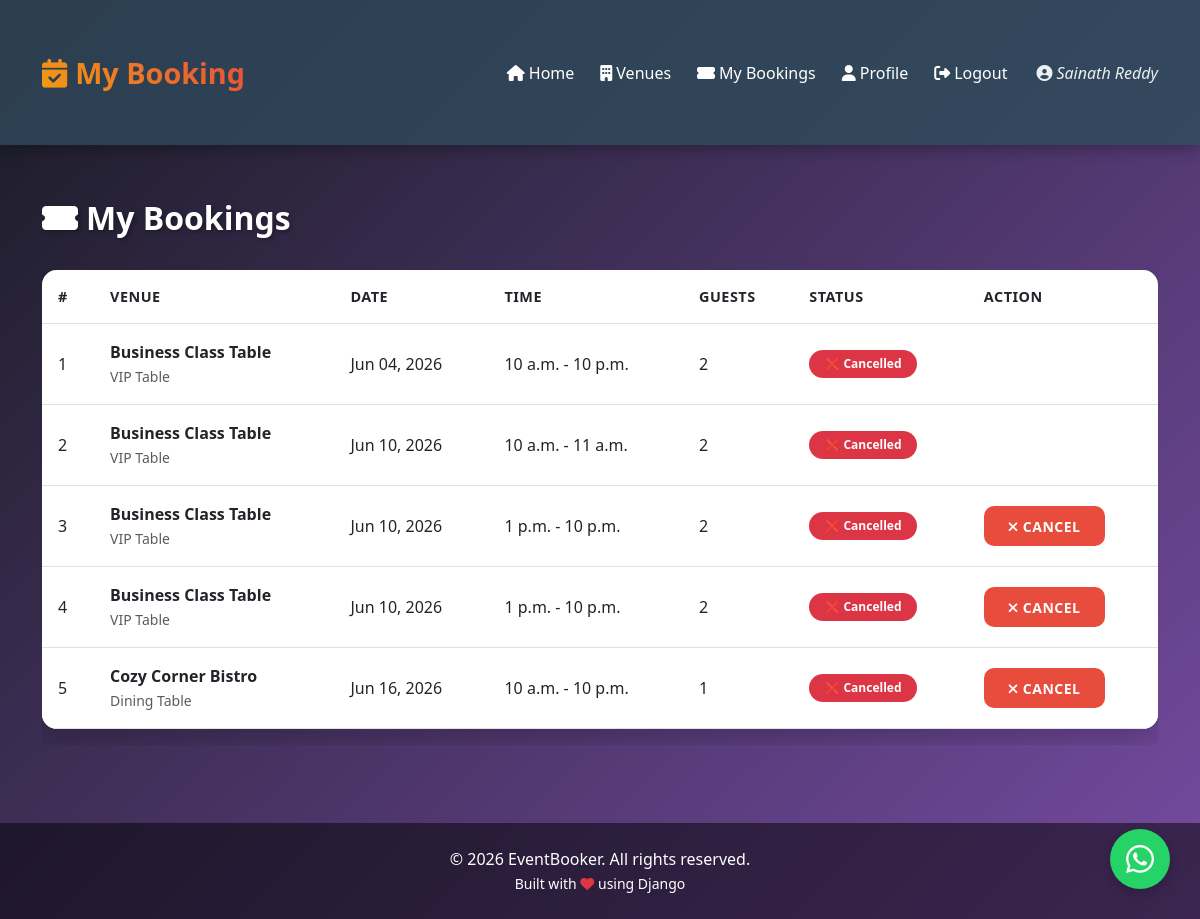
Screenshot of /my-bookings/ (signed in) with the database file from the repository.
### users/models.py (models this page shows, shortened)
class User(AbstractBaseUser, PermissionsMixin):
    email = models.EmailField(unique=True)
    name = models.CharField(max_length=100)
    phone = models.CharField(max_length=15, blank=True)
    is_active = models.BooleanField(default=True)
    is_staff = models.BooleanField(default=False)
    objects = CustomUserManager()
    USERNAME_FIELD = 'email'
    REQUIRED_FIELDS = ['name']

### bookings/models.py (models this page shows, shortened)
class Booking(models.Model):
    STATUS_CHOICES = [
        ('pending', 'Pending'),
        ('payment_pending', 'Payment Pending'),  # NEW STATUS
        ('paid', 'Paid'),                          # NEW STATUS
        ('confirmed', 'Confirmed'),
        ('cancelled', 'Cancelled'),
    ]
    PAYMENT_METHODS = [
        ('upi', 'UPI'),
        ('card', 'Credit/Debit Card'),
        ('netbanking', 'Net Banking'),
        ('cash', 'Cash on Delivery'),
    ]
    user = models.ForeignKey(settings.AUTH_USER_MODEL, on_delete=models.CASCADE, related_name='bookings')
    venue = models.ForeignKey(Venue, on_delete=models.CASCADE, related_name='bookings')
    event_date = models.DateField()
    start_time = models.TimeField()
    end_time = models.TimeField()
    guests = models.PositiveIntegerField()
    special_requests = models.TextField(blank=True)
    status = models.CharField(max_length=20, choices=STATUS_CHOICES, default='pending')
    payment_method = models.CharField(max_length=20, choices=PAYMENT_METHODS, blank=True, null=True)
    payment_amount = models.DecimalField(max_digits=10, decimal_places=2, default=0.00)
    payment_status = models.CharField(max_length=20, default='pending')  # pending, completed
    payment_date = models.DateTimeField(blank=True, null=True)
    transaction_id = models.CharField(max_length=100, blank=True, null=True)
    created_at = models.DateTimeField(auto_now_add=True)
    updated_at = models.DateTimeField(auto_now=True)
    class Meta:
        ordering = ['-created_at']

class Venue(models.Model):
    VENUE_TYPES = [
        ('wedding_hall', 'Wedding Hall'),
        ('fest', 'Fest'),
        ('dining_table', 'Dining Table'),
        ('vip_table', 'VIP Table'),
        ('conference_room', 'Conference Room'),
    ]
    name = models.CharField(max_length=100)
    venue_type = models.CharField(max_length=20, choices=VENUE_TYPES)
    capacity = models.PositiveIntegerField(help_text="Maximum number of guests")
    location = models.CharField(max_length=200)
    description = models.TextField(blank=True)
    price_per_hour = models.DecimalField(max_digits=8, decimal_places=2)
    image = models.ImageField(upload_to='venues/', blank=True, null=True)
    is_available = models.BooleanField(default=True)
    created_at = models.DateTimeField(auto_now_add=True)

### bookings/views.py (the view)
# urls.py: path('my-bookings/', views.my_bookings, name='my_bookings'),
@login_required(login_url='login')
def my_bookings(request):
    bookings = Booking.objects.filter(user=request.user).order_by('-created_at')
    return render(request, 'bookings/my_bookings.html', {'bookings': bookings})

### templates/bookings/my_bookings.html (shortened to what this page needs)
{% extends 'base.html' %}
{% block content %}
<h2><i class="fas fa-ticket-alt me-2"></i>My Bookings</h2>
{% if bookings %}
<div class="table-responsive">
    <table class="table table-hover">
        <thead>
            <tr>
                <th>#</th>
                <th>Venue</th>
                <th>Date</th>
                <th>Time</th>
                <th>Guests</th>
                <th>Status</th>
                <th>Action</th>
            </tr>
        </thead>
        <tbody>
            {% for booking in bookings %}
            <tr>
                <td>{{ forloop.counter }}</td>
                <td>
                    <strong>{{ booking.venue.name }}</strong>
                    <br>
                    <small class="text-muted">{{ booking.venue.get_venue_type_display }}</small>
                </td>
                <td>{{ booking.event_date|date:"M d, Y" }}</td>
                <td>{{ booking.start_time }} - {{ booking.end_time }}</td>
                <td>{{ booking.guests }}</td>
                <td>
                    {% if booking.status == 'confirmed' %}
                        <span class="badge bg-success">✅ Confirmed</span>
                    {% elif booking.status == 'pending' %}
                        <span class="badge bg-warning text-dark">⏳ Pending</span>
                    {% else %}
                        <span class="badge bg-danger">❌ Cancelled</span>
                    {% endif %}
                </td>
                <td>
                    {% if booking.status != 'cancelled' %}
                        <a href="{% url 'cancel_booking' booking.pk %}"
                           class="btn btn-sm btn-danger cancel-booking">
                            <i class="fas fa-times me-1"></i>Cancel
                        </a>
                    {% endif %}
                </td>
            </tr>
            {% endfor %}
        </tbody>
    </table>
</div>
{% else %}
<div class="alert alert-info text-center">
    <i class="fas fa-info-circle me-2"></i>
    You haven't made any bookings yet.
    <a href="{% url 'home' %}" class="fw-bold">Browse Venues</a>
</div>
{% endif %}
{% endblock %}

### templates/base.html (shortened to what this page needs)
<!DOCTYPE html>
<html lang="en">
<head>
    <link href="https://cdn.jsdelivr.net/npm/bootstrap@5.3.0/dist/css/bootstrap.min.css" rel="stylesheet">
    <link rel="stylesheet" href="https://cdnjs.cloudflare.com/ajax/libs/font-awesome/6.4.0/css/all.min.css">
    {% load static %}
    <link rel="stylesheet" href="{% static 'css/style.css' %}">
</head>
<body>
    <nav class="navbar navbar-expand-lg navbar-dark">
        <div class="container">
            <a class="navbar-brand" href="{% url 'home' %}">
                <i class="fas fa-calendar-check me-2"></i>My Booking
            </a>
            <div class="collapse navbar-collapse" id="navbarNav">
                <ul class="navbar-nav ms-auto align-items-center">
                    {% if user.is_authenticated %}
                        <li class="nav-item">
                            <a class="nav-link" href="{% url 'home' %}">
                                <i class="fas fa-home me-1"></i>Home
                            </a>
                        </li>
                        <li class="nav-item">
                            <a class="nav-link" href="{% url 'venue_list' %}">
                                <i class="fas fa-building me-1"></i>Venues
                            </a>
                        </li>
                        <li class="nav-item">
                            <a class="nav-link" href="{% url 'my_bookings' %}">
                                <i class="fas fa-ticket-alt me-1"></i>My Bookings
                            </a>
                        </li>
                        <li class="nav-item">
                            <a class="nav-link" href="{% url 'profile' %}">
                                <i class="fas fa-user me-1"></i>Profile
                            </a>
                        </li>
                        <li class="nav-item">
                            <a class="nav-link" href="{% url 'logout' %}">
                                <i class="fas fa-sign-out-alt me-1"></i>Logout
                            </a>
                        </li>
                        <li class="nav-item">
                            <span class="navbar-text ms-3">
                                <i class="fas fa-user-circle me-1"></i>{{ user.name }}
                            </span>
                        </li>
                    {% endif %}
                </ul>
            </div>
        </div>
    </nav>
    <main class="container mt-4">
        {% block content %}{% endblock %}
    </main>
    <footer class="text-center text-white mt-5 py-4" style="background: rgba(0,0,0,0.5);">
        <p class="mb-0">
            &copy; {% now "Y" %} EventBooker. All rights reserved.
            <br>
            <small>Built with <i class="fas fa-heart text-danger"></i> using Django</small>
        </p>
    </footer>
    {% if user.is_authenticated %}
        {% with user_name=user.name|urlencode user_phone=user.phone|urlencode %}
        <a href="https://wa.me/918310337340?text=Hi%2C%20I%27m%20{{ user_name }}%20(Phone%3A%20{{ user_phone|default:'not%20provided' }})%2C%20and%20I%20need%20help%20booking%20a%20venue."
           class="whatsapp-float"
           target="_blank"
           rel="noopener noreferrer">
            <i class="fab fa-whatsapp"></i>
        </a>
        {% endwith %}
    {% endif %}
</body>
</html>

### static/css/style.css (style rules this page uses)
:root { --primary-color: #4e54c8; --secondary-color: #8f94fb; --dark-color: #2c3e50; --light-color: #f8f9fa; --success-color: #27ae60; --danger-color: #e74c3c; --warning-color: #f39c12; --info-color: #3498db; }
* { margin: 0; padding: 0; box-sizing: border-box; }
body { font-family: 'Segoe UI', Tahoma, Geneva, Verdana, sans-serif; background: linear-gradient(135deg, #191b24 0%, #764ba2 100%); min-height: 100vh; }
.navbar { background: linear-gradient(135deg, var(--dark-color) 0%, #34495e 100%) !important; box-shadow: 0 4px 15px rgba(0, 0, 0, 0.3); padding: 1rem 0; }
.navbar-brand { font-size: 1.8rem; font-weight: 700; background: linear-gradient(45deg, #f39c12, #e74c3c); -webkit-background-clip: text; -webkit-text-fill-color: transparent; background-clip: text; }
.nav-link { font-weight: 500; margin: 0 5px; transition: all 0.3s ease; color: white !important; }
.navbar-text { color: #ecf0f1 !important; font-style: italic; }
.container { padding-top: 30px; padding-bottom: 30px; }
.btn { border-radius: 10px; padding: 0.6rem 1.5rem; font-weight: 600; text-transform: uppercase; letter-spacing: 0.5px; transition: all 0.3s ease; }
.btn-danger { background: var(--danger-color); border: none; }
.table { background: white; border-radius: 15px; overflow: hidden; box-shadow: 0 10px 30px rgba(0, 0, 0, 0.2); }
.table thead { background: linear-gradient(135deg, var(--dark-color) 0%, #34495e 100%); color: white; }
.table th { font-weight: 600; text-transform: uppercase; font-size: 0.9rem; letter-spacing: 0.5px; padding: 1rem; }
.table td { padding: 1rem; vertical-align: middle; }
.table tbody tr { transition: background-color 0.3s ease; }
.badge { padding: 0.5rem 1rem; border-radius: 20px; font-weight: 600; text-transform: capitalize; }
h1, h2 { color: white; text-shadow: 2px 2px 4px rgba(0, 0, 0, 0.3); margin-bottom: 2rem; font-weight: 700; }
h2 { font-size: 2rem; }

### templates/base.html (style rules this page uses)
.whatsapp-float { position: fixed; bottom: 30px; right: 30px; background-color: #25D366; color: white; border-radius: 50%; width: 60px; height: 60px; display: flex; align-items: center; justify-content: center; font-size: 32px; box-shadow: 0 4px 12px rgba(0,0,0,0.2); transition: all 0.3s ease; z-index: 1000; text-decoration: none; }

### rows the page displays
User: name "Sainath Reddy"
Booking: venue.name "Business Class Table", venue.venue_type "VIP Table", event_date "Jun 04, 2026", start_time "10 a.m.", end_time "10 p.m.", guests "2", status "❌ Cancelled"
Booking: venue.name "Business Class Table", venue.venue_type "VIP Table", event_date "Jun 10, 2026", start_time "10 a.m.", end_time "11 a.m.", guests "2", status "❌ Cancelled"
Booking: venue.name "Business Class Table", venue.venue_type "VIP Table", event_date "Jun 10, 2026", start_time "1 p.m.", end_time "10 p.m.", guests "2", status "❌ Cancelled"
Booking: venue.name "Business Class Table", venue.venue_type "VIP Table", event_date "Jun 10, 2026", start_time "1 p.m.", end_time "10 p.m.", guests "2", status "❌ Cancelled"
Booking: venue.name "Cozy Corner Bistro", venue.venue_type "Dining Table", event_date "Jun 16, 2026", start_time "10 a.m.", end_time "10 p.m.", guests "1", status "❌ Cancelled"
